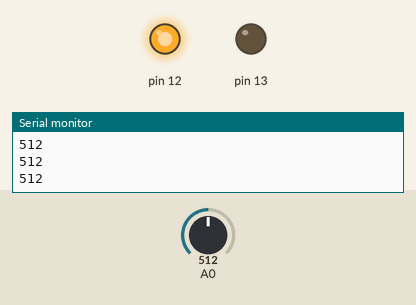
A sketch run on a simulated Arduino Uno, built with avr-gcc and run on an emulated ATmega328P. On the bench: output pins drawn as LEDs (lit = HIGH), the last lines printed to the serial monitor. The inputs (shaded band) are chosen by the test bench; at power-on: A0 = 512.

Above: at 1.2 s.
1.3 s: A0 set to 784
2.8 s: A0 set to 809
At 3.2 s:
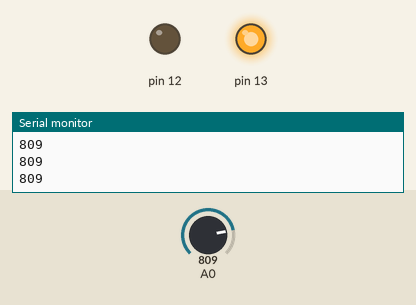
4.3 s: A0 set to 790
At 5.5 s:
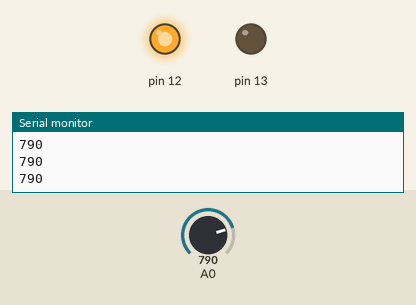
5.8 s: A0 set to 810
At 7.0 s:
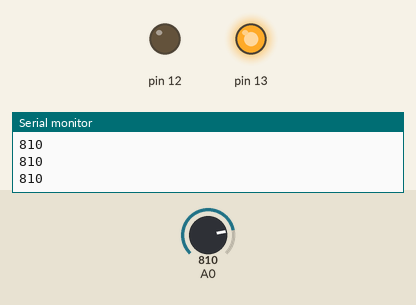
Timing chart, 0 to 8.3 s (numbered marks = the images above; inputs shaded):
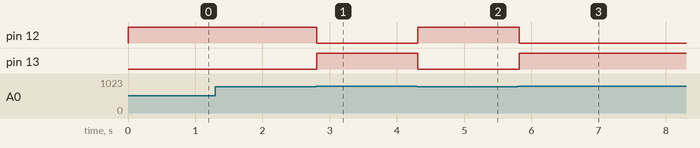

Measured:
- the behaviour switches between 799 and 800 on A0 (found by bisection; images 0 and 1)
- after the input at 2.8 s, pin 12: HIGH → LOW at once; pin 13: LOW → HIGH at once
- after the input at 4.3 s, pin 12: LOW → HIGH at once; pin 13: HIGH → LOW at once
- after the input at 5.8 s, pin 12: HIGH → LOW at once; pin 13: LOW → HIGH at once

The sketch:

ldr__led.ino
```cpp
int inputSensor;

void setup() {
  Serial.begin(9600);
  pinMode(13,OUTPUT);
  pinMode(12,OUTPUT);
}

void loop() {
  inputSensor=analogRead(0);
  if (inputSensor<800) {
    digitalWrite(13,LOW);
    digitalWrite(12,HIGH);
  } else digitalWrite(13,HIGH), digitalWrite(12,LOW);

  Serial.println(inputSensor);
  delay(100);
}
```
